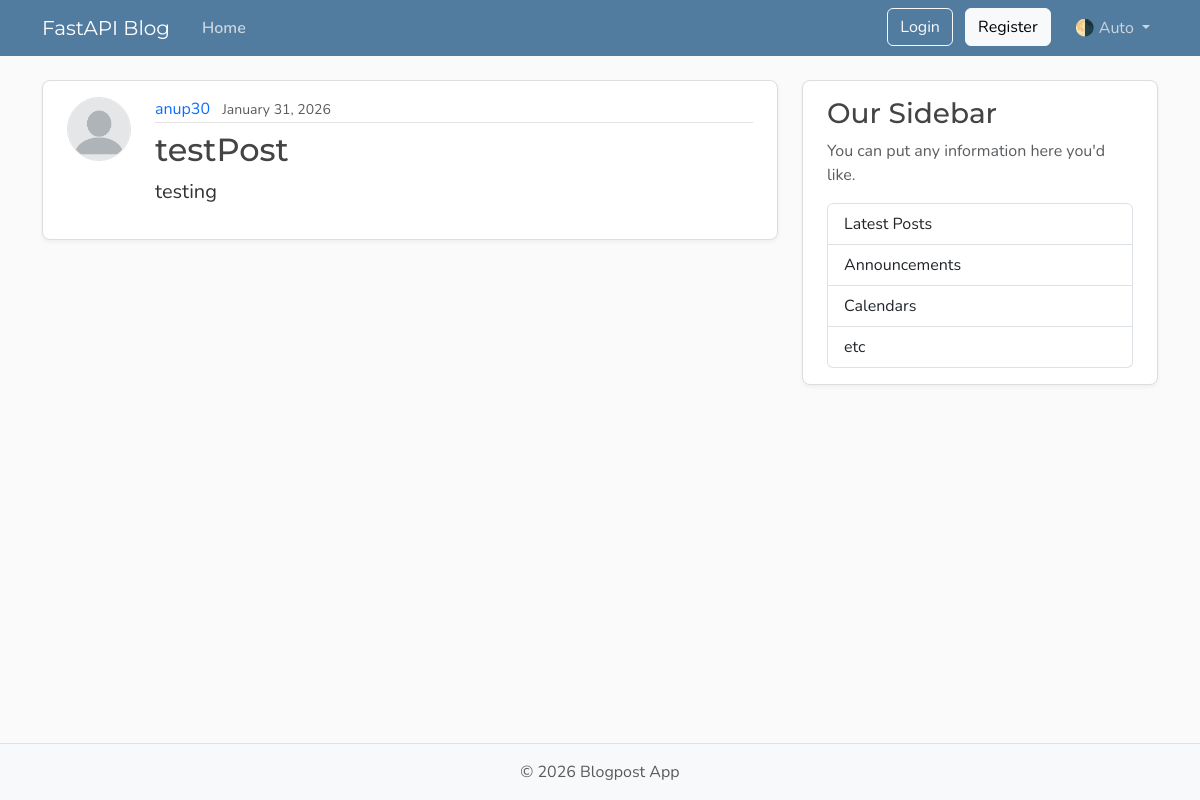
/posts, run on an earlier commit of the app's database.
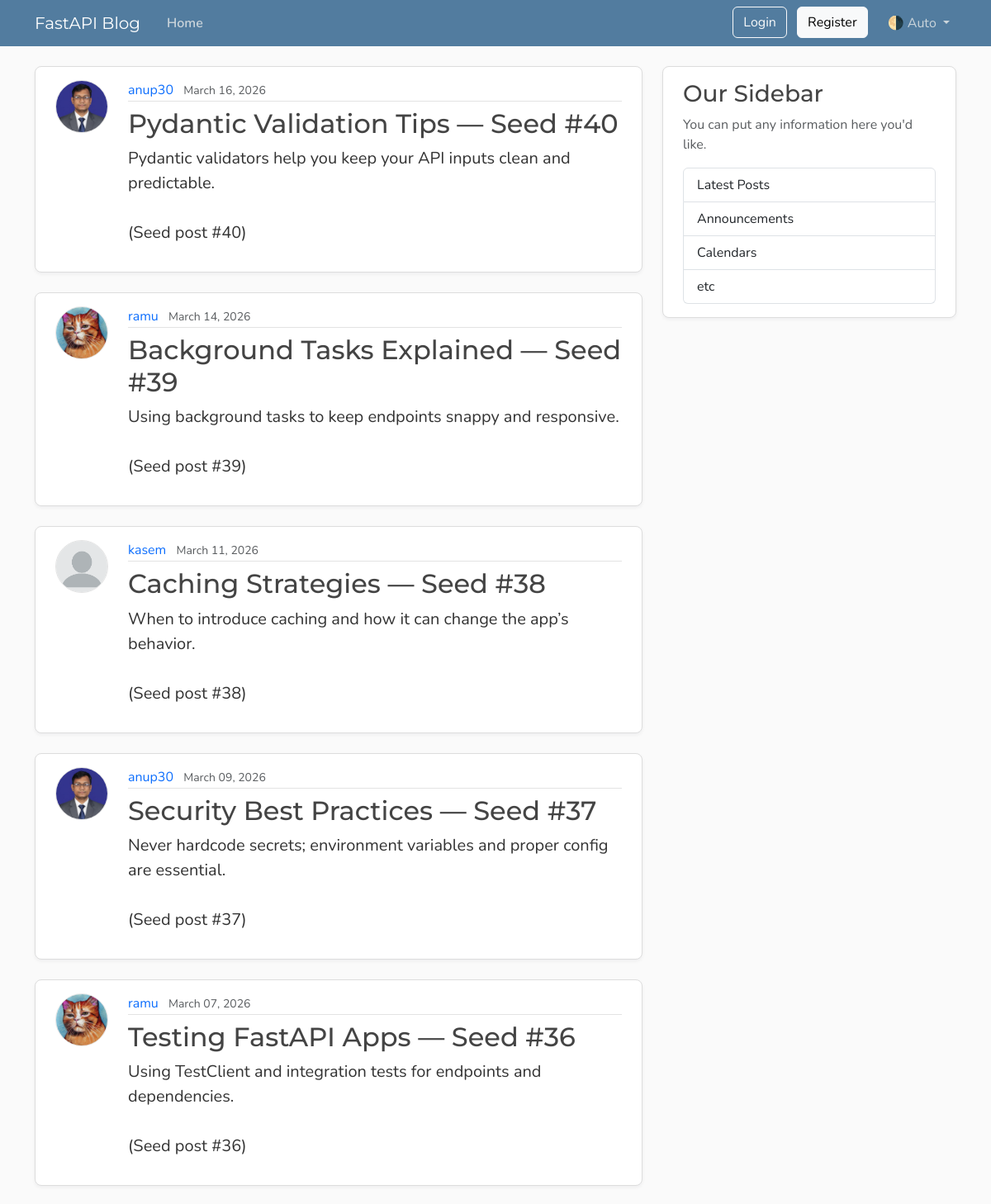
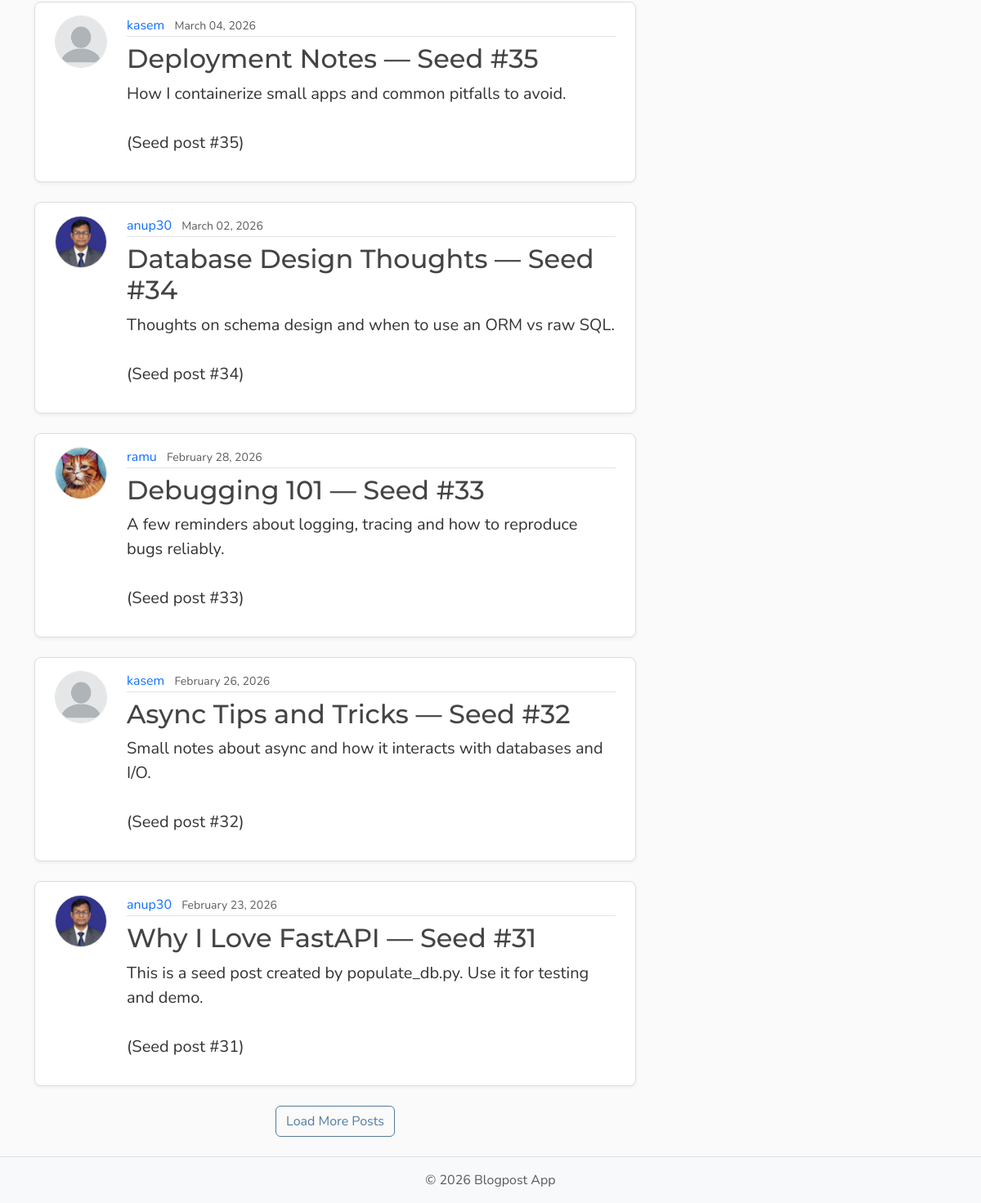
And on a later commit of the database (2 pictures, top to bottom).
### models.py (models this page shows, shortened)
class Post(Base):
    __tablename__ = "posts"
    id: Mapped[int] = mapped_column(Integer, primary_key=True, index=True)
    title: Mapped[str] = mapped_column(String(100), nullable=False)
    content: Mapped[str] = mapped_column(Text, nullable=False)
    user_id: Mapped[int] = mapped_column(
        ForeignKey("users.id"),
        nullable=False,
        index=True,
    )
    date_posted: Mapped[datetime] = mapped_column(
        DateTime(timezone=True),
        default=lambda: datetime.now(UTC),
    )
    author: Mapped[User] = relationship(back_populates="posts")

class User(Base):
    __tablename__ = "users"
    id: Mapped[int] = mapped_column(Integer, primary_key=True, index=True)
    username: Mapped[str] = mapped_column(String(50), unique=True, nullable=False)
    email: Mapped[str] = mapped_column(String(120), unique=True, nullable=False)
    password_hash: Mapped[str] = mapped_column(String(128), nullable=False)
    image_file: Mapped[str | None] = mapped_column(
        String(200),
        nullable=True,
        default=None,
    )
    posts: Mapped[list[Post]] = relationship(
        back_populates="author",
        cascade="all, delete-orphan",
    )
    reset_tokens: Mapped[list[PasswordResetToken]] = relationship(
        back_populates="user",
        cascade="all, delete-orphan",
    )

### main.py (the view)
@app.get("/", include_in_schema=False, name="home")
@app.get("/posts", include_in_schema=False, name="posts")
async def home(request: Request, db: Annotated[AsyncSession, Depends(get_db)]):  # why Annotated? see get_db()
    count_result = await db.execute(select(func.count()).select_from(models.Post))
    total = count_result.scalar() or 0
    result = await db.execute(
        select(models.Post).options(selectinload(models.Post.author))  # selectinload(): avoids N+1 queries
        .order_by(models.Post.date_posted.desc())
        .limit(settings.posts_per_page),
    )
    posts = result.scalars().all()
    has_more = len(posts) < total
    return templates.TemplateResponse(
        request,
        "home.html",
        {
            "posts": posts,
            "title": "Home",
            "limit": settings.posts_per_page,
            "has_more": has_more,
        },
    )

### templates/home.html (shortened to what this page needs)
{% extends "layout.html" %}
{% block content %}
    <div id="postsContainer" data-limit="{{ limit }}" data-has-more="{{ 'true' if has_more else 'false' }}">
        {% for post in posts %}
            <article class="content-section py-3 px-4 mb-4">
                <div class="d-flex align-items-start gap-4">
                    <img class="rounded-circle article-img flex-shrink-0"
                         src="{{ post.author.image_path }}"
                         alt="{{ post.author.username }}'s profile picture"
                         width="64"
                         height="64"
                         loading="lazy">
                    <div class="flex-grow-1">
                        <div class="article-metadata mb-2">
                            <a class="me-2"
                               href="{{ url_for('user_posts', user_id=post.author.id) }}">{{ post.author.username }}</a>
                            <small class="text-body-secondary">{{ post.date_posted.strftime("%B %d, %Y") }}</small>
                        </div>
                        <h2>
                            <a class="article-title"
                               href="{{ url_for('post_page', post_id=post.id) }}">{{ post.title }}</a>
                        </h2>
                        <p class="article-content">{{ post.content }}</p>
                    </div>
                </div>
            </article>
        {% endfor %}
    </div>
    {% if has_more %}
        <div class="text-center mb-4">
            <button type="button" class="btn btn-outline-primary" id="loadMoreBtn">Load More Posts</button>
        </div>
    {% endif %}
{% endblock content %}

### templates/layout.html (shortened to what this page needs)
<!DOCTYPE html>
<html lang="en">
    <head>
        <link href="https://cdn.jsdelivr.net/npm/bootstrap@5.3.8/dist/css/bootstrap.min.css"
              rel="stylesheet"
>
        <link rel="stylesheet"
              type="text/css"
              href="{{ url_for('static', path='css/main.css') }}">
    </head>
    <body class="d-flex flex-column min-vh-100">
        <header class="site-header">
            <nav class="navbar navbar-expand-md bg-steel fixed-top"
                 data-bs-theme="dark">
                <div class="container">
                    <a class="navbar-brand me-4" href="{{ url_for('home') }}">FastAPI Blog</a>
                    <div class="collapse navbar-collapse" id="navbarToggle">
                        <div class="navbar-nav me-auto">
                            <a class="nav-link active"
                               aria-current="page"
                               href="{{ url_for('home') }}">Home</a>
                        </div>
                        <div class="navbar-nav">
                            <div id="loggedOutNav">
                                <a class="btn btn-outline-light mb-2 mb-md-0 me-md-2"
                                   href="{{ url_for('login_page') }}">Login</a>
                                <a class="btn btn-light mb-2 mb-md-0 me-md-3"
                                   href="{{ url_for('register_page') }}">Register</a>
                            </div>
                            <div class="nav-item dropdown">
                                <a class="nav-link dropdown-toggle"
                                   href="#"
                                   role="button"
                                   id="bd-theme"
                                   data-bs-toggle="dropdown"
                                   aria-expanded="false">
                                    <span id="bd-theme-text">🌗 Auto</span>
                                </a>
                            </div>
                        </div>
                    </div>
                </div>
            </nav>
        </header>
        <main role="main" class="container">
            <div class="row">
                <div class="col-md-8">
                    {% block content %}
                    {% endblock content %}
                </div>
                <aside class="col-md-4">
                    <div class="content-section py-3 px-4 mb-4">
                        <h3>Our Sidebar</h3>
                        <p class="text-body-secondary">You can put any information here you'd like.</p>
                        <ul class="list-group">
                            <li class="list-group-item">Latest Posts</li>
                            <li class="list-group-item">Announcements</li>
                            <li class="list-group-item">Calendars</li>
                            <li class="list-group-item">etc</li>
                        </ul>
                    </div>
                </aside>
            </div>
        </main>
        <footer class="mt-auto py-3 bg-body-tertiary border-top">
            <div class="container text-center">
                <p class="text-body-secondary mb-0">
                    © <span id="year"></span> Blogpost App
                </p>
            </div>
        </footer>
    </body>
</html>

### static/css/main.css (style rules this page uses)
:root { --font-heading: "Montserrat", system-ui, -apple-system, BlinkMacSystemFont, sans-serif; --font-body: "Nunito", system-ui, -apple-system, BlinkMacSystemFont, sans-serif; --color-bg-body: #fafafa; --color-bg-content: #ffffff; --color-text-primary: #333333; --color-text-heading: #444444; --color-steel: #527c9f; --color-nav-link: #cbd5db; --color-nav-link-hover: #ffffff; --color-link-hover: #428bca; --color-border: #dddddd; --color-border-light: #e3e3e3; --spacing-xl: 5rem; --article-img-size: 4rem; --account-img-size: 7.813rem; }
body { font-family: var(--font-body); background: var(--color-bg-body); color: var(--color-text-primary); }
main { padding-top: var(--spacing-xl); }
h1, h2, h3, h4, h5, h6 { font-family: var(--font-heading); color: var(--color-text-heading); }
.navbar-brand { font-family: var(--font-heading); }
a { text-decoration: none; }
.bg-steel { background-color: var(--color-steel); }
.site-header .navbar-nav .nav-link { color: var(--color-nav-link); transition: color 0.2s ease-in-out; }
.site-header .navbar-nav .nav-link.active { font-weight: 600; }
.content-section { background: var(--color-bg-content); border: 1px solid var(--color-border); border-radius: 0.5rem; box-shadow: 0 2px 4px rgba(15, 23, 42, 0.05); transition: box-shadow 0.15s ease, transform 0.15s ease, border-color 0.15s ease; }
.article-title { color: var(--color-text-heading); transition: color 0.2s ease-in-out; }
.article-content { white-space: pre-line; font-size: 1.25rem; }
.article-img { height: var(--article-img-size); width: var(--article-img-size); flex-shrink: 0; object-fit: cover; border: 1px solid var(--color-border-light); box-shadow: 0 0 0 2px var(--color-bg-content); }
.article-metadata { padding-bottom: 0.063rem; border-bottom: 1px solid var(--color-border-light); }
.article-metadata a { transition: color 0.2s ease-in-out; }
.btn-outline-primary { --bs-btn-color: #527c9f; --bs-btn-border-color: #527c9f; --bs-btn-hover-color: #fff; --bs-btn-hover-bg: #466a87; --bs-btn-hover-border-color: #3f6179; --bs-btn-active-color: #fff; --bs-btn-active-bg: #3f6179; --bs-btn-active-border-color: #3a5b72; }
[data-bs-theme="dark"] { --color-bg-body: #1a1a1a; --color-bg-content: #2d2d2d; --color-text-primary: #e0e0e0; --color-text-heading: #f0f0f0; --color-border: #404040; --color-border-light: #4a4a4a; }

What changed in the data, as far as the page shows it:
no longer on this page (row edited): Post: author.username "anup30", date_posted "January 31, 2026", title "testPost", content "testing"
added Post: author.image_path (picture), author.username "anup30", date_posted "March 16, 2026", title "Pydantic Validation Tips — Seed #40", content "Pydantic validators help you keep your API inputs clean and predictable. (Seed post #40)"
added Post: author.image_path (picture), author.username "ramu", date_posted "March 14, 2026", title "Background Tasks Explained — Seed #39", content "Using background tasks to keep endpoints snappy and responsive. (Seed post #39)"
added Post: author.username "kasem", date_posted "March 11, 2026", title "Caching Strategies — Seed #38", content "When to introduce caching and how it can change the app’s behavior. (Seed post #38)"
added Post: author.image_path (picture), author.username "anup30", date_posted "March 09, 2026", title "Security Best Practices — Seed #37", content "Never hardcode secrets; environment variables and proper config are essential. (Seed post #37)"
added Post: author.image_path (picture), author.username "ramu", date_posted "March 07, 2026", title "Testing FastAPI Apps — Seed #36", content "Using TestClient and integration tests for endpoints and dependencies. (Seed post #36)"
added Post: author.username "kasem", date_posted "March 04, 2026", title "Deployment Notes — Seed #35", content "How I containerize small apps and common pitfalls to avoid. (Seed post #35)"
added Post: author.image_path (picture), author.username "anup30", date_posted "March 02, 2026", title "Database Design Thoughts — Seed #34", content "Thoughts on schema design and when to use an ORM vs raw SQL. (Seed post #34)"
added Post: author.image_path (picture), author.username "ramu", date_posted "February 28, 2026", title "Debugging 101 — Seed #33", content "A few reminders about logging, tracing and how to reproduce bugs reliably. (Seed post #33)"
added Post: author.username "kasem", date_posted "February 26, 2026", title "Async Tips and Tricks — Seed #32", content "Small notes about async and how it interacts with databases and I/O. (Seed post #32)"
added Post: author.image_path (picture), author.username "anup30", date_posted "February 23, 2026", title "Why I Love FastAPI — Seed #31", content "This is a seed post created by populate_db.py. Use it for testing and demo. (Seed post #31)"
Also different on the page:
text now shown: "Load More Posts"
